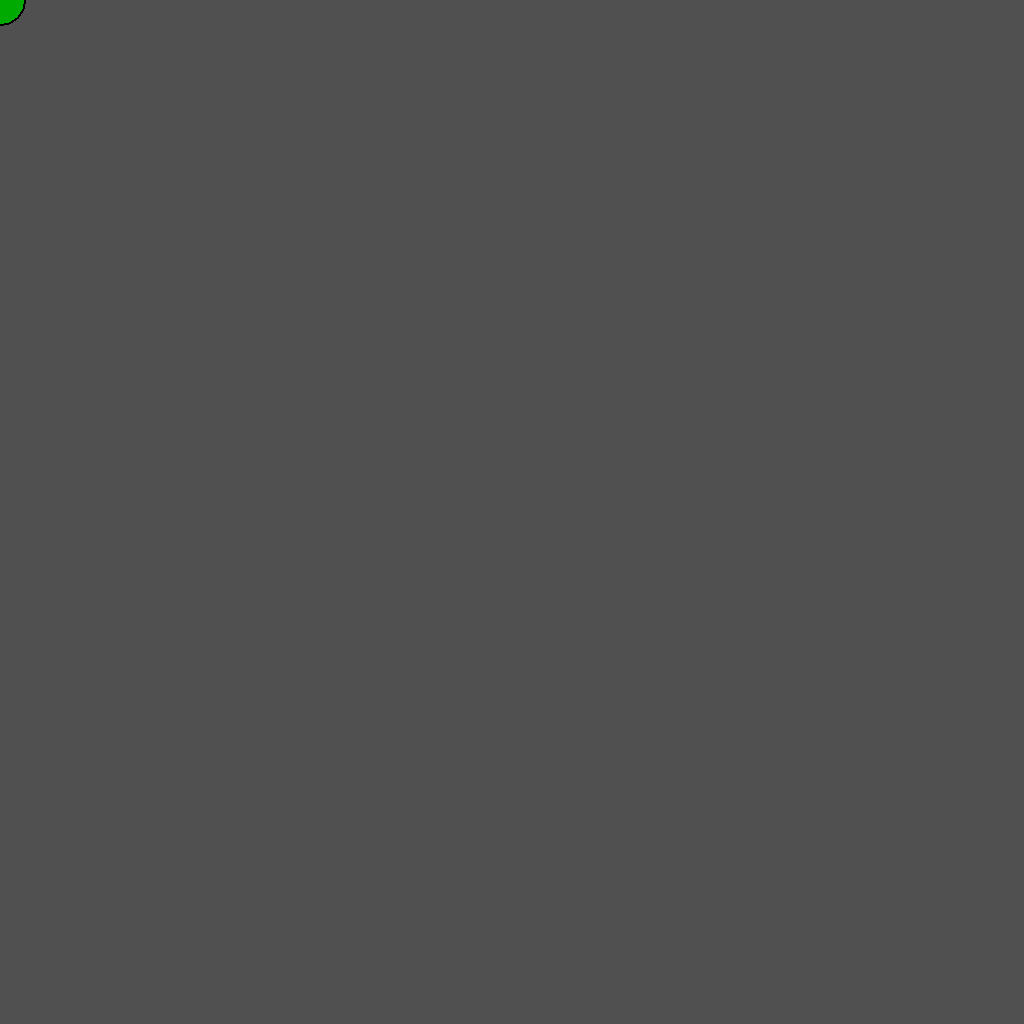
Frame 1 (no input)
Frame 60 (the mouse pressed at the canvas centre just before this capture): identical to frame 1, image omitted
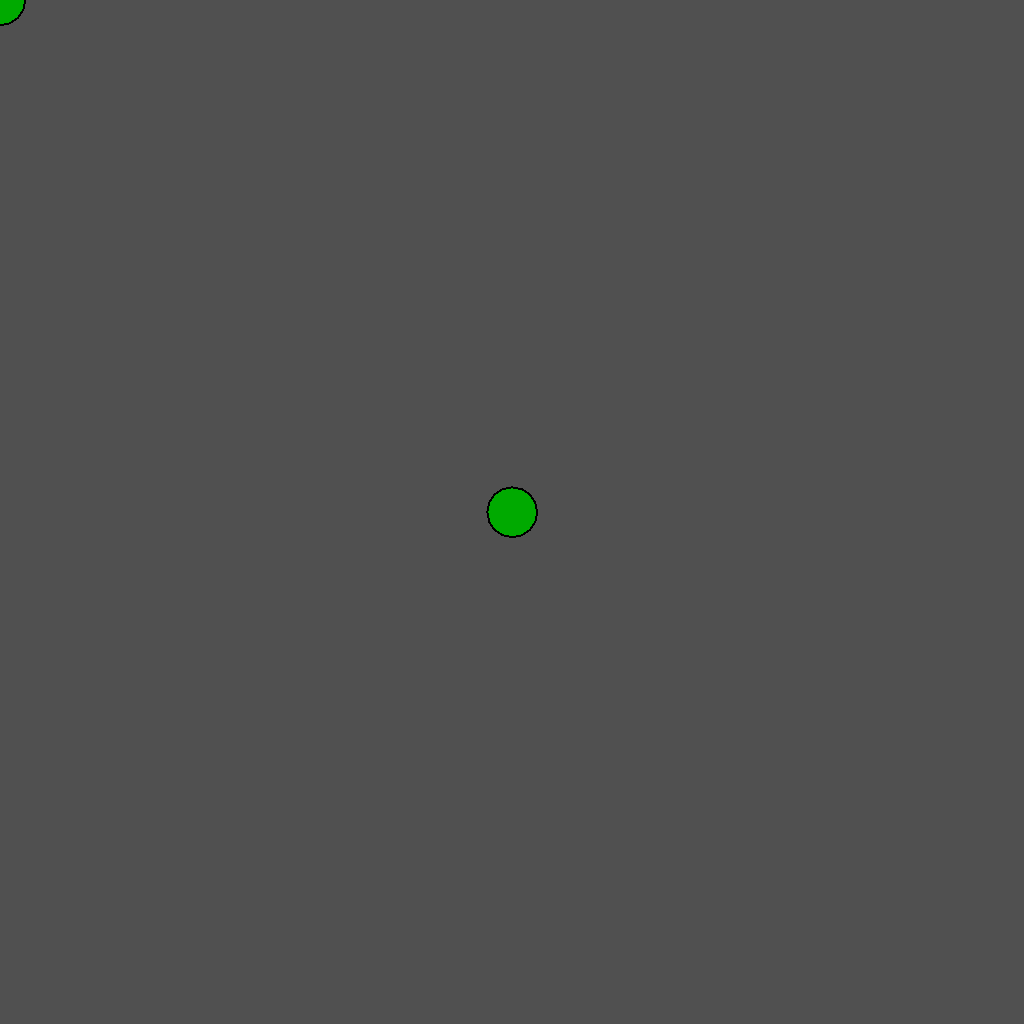
Frame 120 (the mouse held since frame 60 and released just before this capture)

The Processing sketch that drew these frames (run headless with seeded random() and noise(); from frame 60 on, the mouse is pressed at the canvas centre):

// Processing sketch: lecture_241016e_ternary
// ── lecture_241016e_ternary.pde
void setup(){
  size(1024, 1024);
  background(80);
  strokeWeight(2);
  noSmooth();
}

void draw(){
  boolean onRightSide = mouseX > width * .5;
  
  print("\nthe mouse is on the " + (onRightSide?"right":"left") + " side!");
  fill(random(1)<0.01?#0000aa:#00aa00);
  
  circle(mouseX, mouseY, 50);
}
